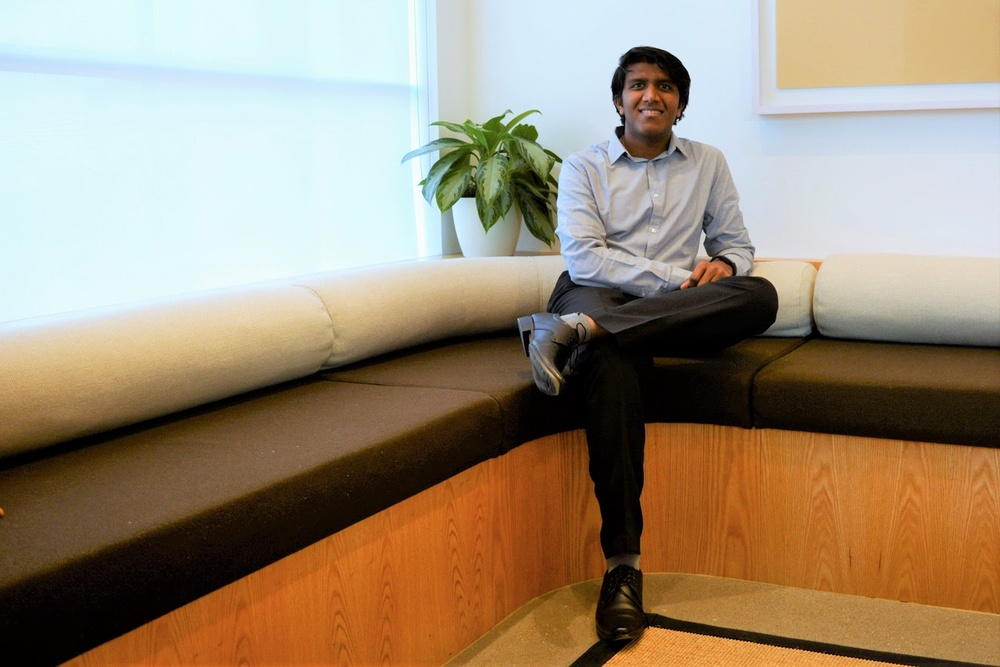
#> input picture 1_getting-yourself-oriented/Image_408.JPG, 1000 x 667 px, shrunk from 1334 x 890 before the run
$ python detect_face.py
#> lines starting #> are read from the running program, lines starting #| are printed output that depends on the picture; after the words box and inside, x2 and y2 are one past the last pixel; in counts of white or black regions, pixels touching at a corner belong together

# import the necessary packages
import cv2

# load our image and convert it to grayscale
image = cv2.imread("Image_408.JPG")
#> image is the input picture: shape (667, 1000, 3); mean B, G, R 118.3, 140.4, 157.7

gray = cv2.cvtColor(image, cv2.COLOR_BGR2GRAY)
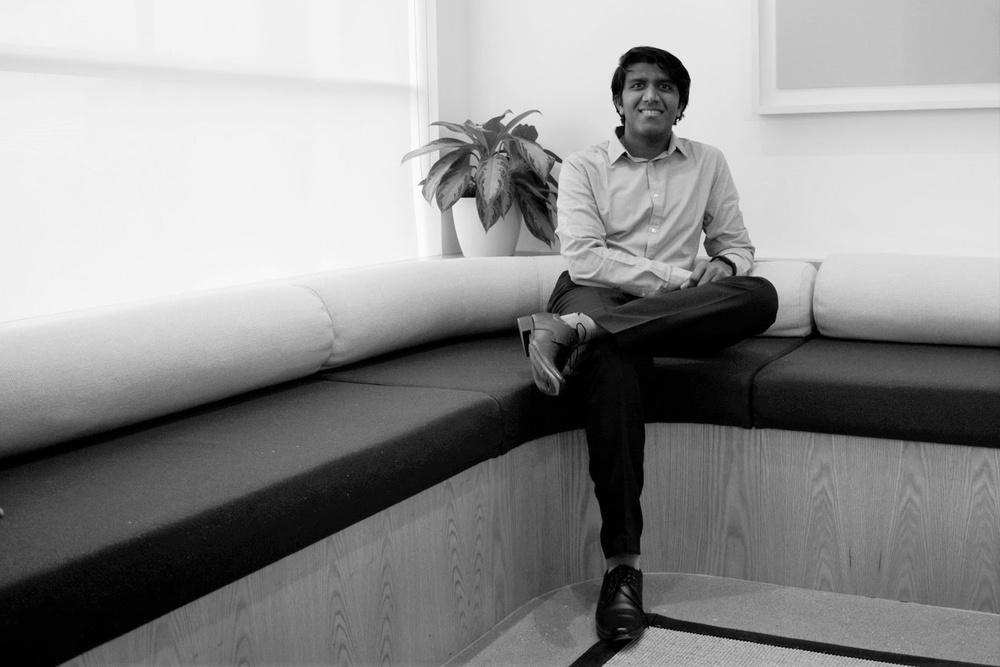
#> gray: shape (667, 1000); min 0, max 253, mean 143.1

# load the face detector and detect faces in the image
detector = cv2.CascadeClassifier("haarcascade_frontalface_default.xml")
rects = detector.detectMultiScale(gray, scaleFactor=1.05, minNeighbors=7,
	minSize=(30, 30), flags=cv2.CASCADE_SCALE_IMAGE)
#> rects = [[617, 60, 67, 67]]

# loop over the faces and draw a rectangle surrounding eac
for (x, y, w, h) in rects:
	cv2.rectangle(image, (x, y), (x + w, y + h), (0, 255, 0), 2)
#> this loop made 1 pass
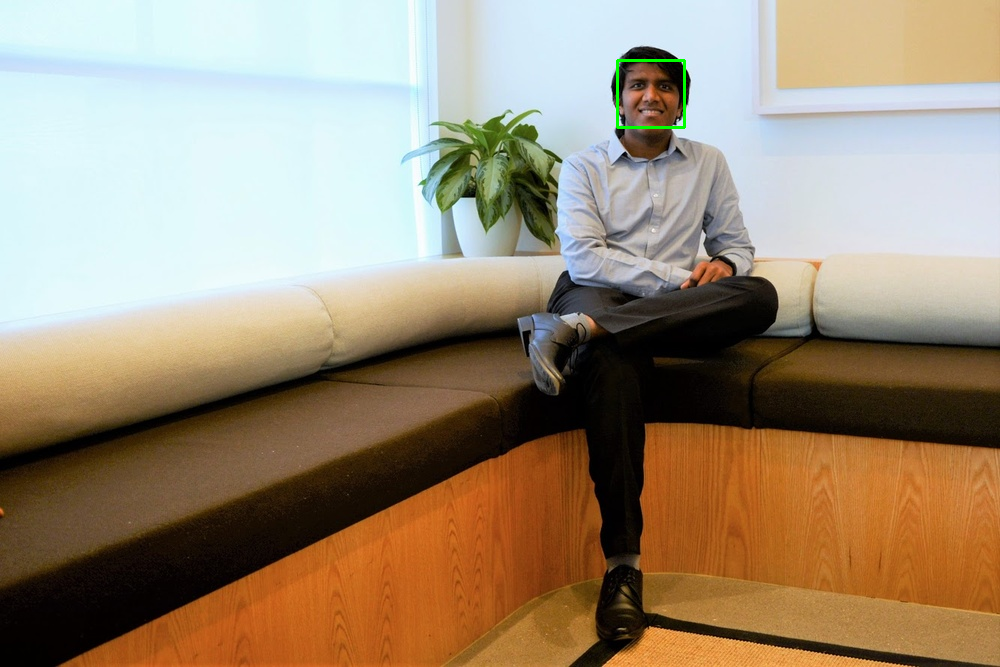
#> image: shape (667, 1000, 3); 0.12% of pixels changed, all inside (x1, y1, x2, y2) = (616, 59, 686, 129)

# show the detected faces
cv2.imshow("Faces", image)
cv2.waitKey(0)
